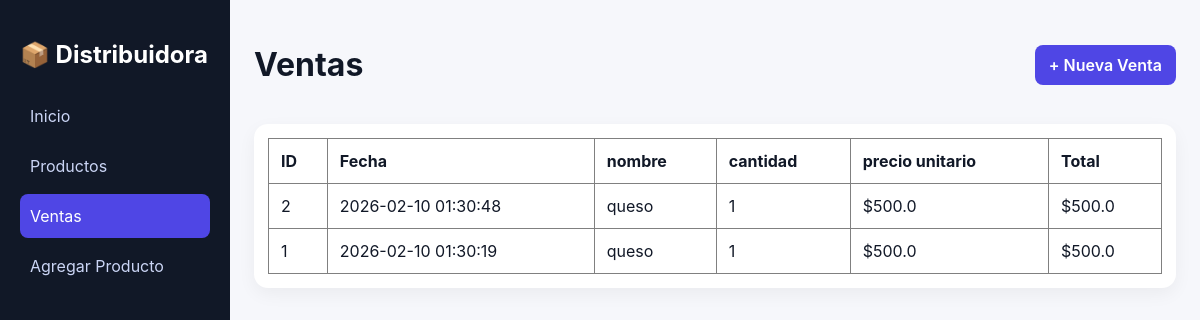
Page /ventas on the earlier database version.
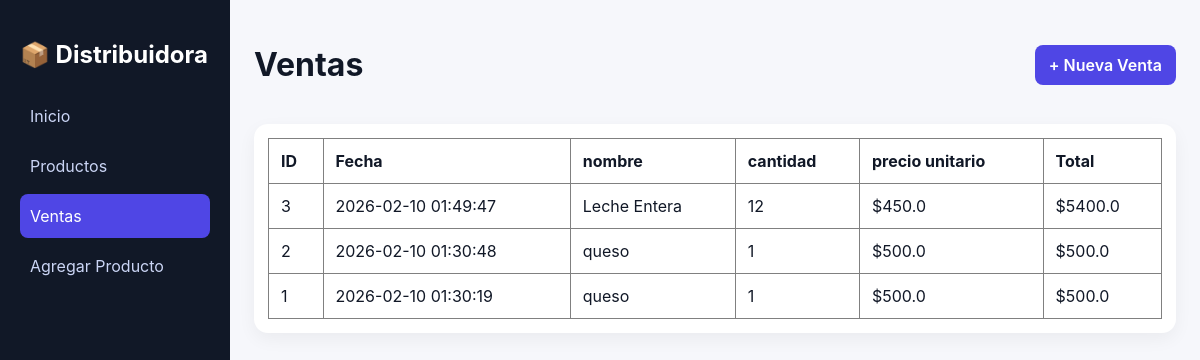
Same page on the later database version.
### tables this page shows
CREATE TABLE venta_productos (
            id INTEGER PRIMARY KEY AUTOINCREMENT,
            venta_id INTEGER,
            producto_id INTEGER,
            cantidad INTEGER, precio_unitario REAL,
            FOREIGN KEY (venta_id) REFERENCES ventas(id),
            FOREIGN KEY (producto_id) REFERENCES productos(id)
       );

CREATE TABLE ventas (
        id INTEGER PRIMARY KEY AUTOINCREMENT,
        fecha DATETIME DEFAULT CURRENT_TIMESTAMP,
        total REAL
        );

CREATE TABLE productos (
            id INTEGER PRIMARY KEY AUTOINCREMENT,
            nombre TEXT NOT NULL,
            codigo TEXT NOT NULL,
            precio REAL NOT NULL,
            stock INTEGER NOT NULL DEFAULT 0,
            categoria TEXT NOT NULL
        );

### routes/ventas.py (the view)
@ventas_bp.route("/ventas")
def ventas():
    conn = conectar()
    ventas = conn.execute("""
        SELECT
            v.id AS venta_id,
            v.fecha,
            p.codigo AS codigo,
            p.nombre AS nombre,
            vp.cantidad AS cantidad,
            vp.precio_unitario AS precio_unitario,
            (vp.cantidad * vp.precio_unitario) AS subtotal,
            v.total AS total
        FROM ventas v
        INNER JOIN venta_productos vp
            ON v.id = vp.venta_id
        INNER JOIN productos p
            ON vp.producto_id = p.id
        ORDER BY v.fecha DESC
    """).fetchall()
    conn.close()
    return render_template("ventas.html", ventas=ventas, page="ventas")

### db.py (called while the page is built)
def conectar():
    conn = sqlite3.connect(DB_NAME)
    conn.row_factory = sqlite3.Row
    return conn

### templates/ventas.html (shortened to what this page needs)
<!DOCTYPE html>
<html lang="en">
<head>
    <link rel="stylesheet" href="/static/style.css">
</head>
<body>
    <div class="app">
     <aside class="sidebar">
    <h2 class="logo">📦 Distribuidora</h2>
     <nav>
    <a href="/" class="{% if page == 'inicio' %}active{% endif %}">Inicio</a>
    <a href="/productos" class="{% if page == 'productos' %}active{% endif %}">
      Productos
    </a>
    <a href="/ventas" class="{% if page == 'ventas' %}active{% endif %}">
      Ventas
    </a>
    <a href="/agregar_productos" class="{% if page == 'agregar_productos' %}active{% endif %}">
      Agregar Producto
    </a>
  </nav>
</aside>
<main class="content">
    <header class="topbar">
        <h1>Ventas</h1>
        <a href="/agregar_venta" class="btn-primary">+ Nueva Venta</a>
    </header>
    <div class="table-card">
        <table border="1" >
            <tr>
                <th>ID</th>
                <th>Fecha</th>
                <th>nombre</th>
                <th>cantidad</th>
                <th>precio unitario</th>
                <th>Total</th>
            </tr>
            {% for v in ventas %}
            <tr>
                <td>{{ v.venta_id }}</td>
                <td>{{ v.fecha }}</td>
                <td>{{ v.nombre }}</td>
                <td>{{ v.cantidad }}</td>
                <td>${{ v.precio_unitario }}</td>
                <td>${{ v.total }}</td>
            </tr>
            {% endfor %}
        </table>
    </div>
</main>
</div>
</body>
</html>

### static/style.css (style rules this page uses)
* { box-sizing: border-box; font-family: Inter, system-ui, sans-serif; }
body { margin: 0; background: #f6f7fb; color: #111827; }
.app { display: flex; height: 100vh; }
.sidebar { width: 230px; background: #111827; color: white; padding: 20px; }
.logo { margin-bottom: 25px; }
.sidebar nav a { display: block; color: #cbd5f5; text-decoration: none; padding: 12px 10px; border-radius: 8px; margin-bottom: 6px; transition: 0.2s; }
.sidebar nav a:hover, .sidebar nav a.active { background: #4f46e5; color: white; }
.content { flex: 1; padding: 24px; overflow-y: auto; }
.topbar { display: flex; justify-content: space-between; align-items: center; margin-bottom: 18px; }
.btn-primary { background: #4f46e5; color: white; padding: 10px 14px; border-radius: 8px; text-decoration: none; font-weight: 600; }
.table-card { background: white; border-radius: 14px; padding: 14px; box-shadow: 0 6px 18px rgba(0,0,0,0.05); }
table { width: 100%; border-collapse: collapse; }
th, td { padding: 12px; text-align: left; }

Differences in the rows shown:
added venta_productos: venta_id "3", fecha "2026-02-10 01:49:47", nombre "Leche Entera", cantidad "12", precio_unitario "450.0", total "5400.0"
